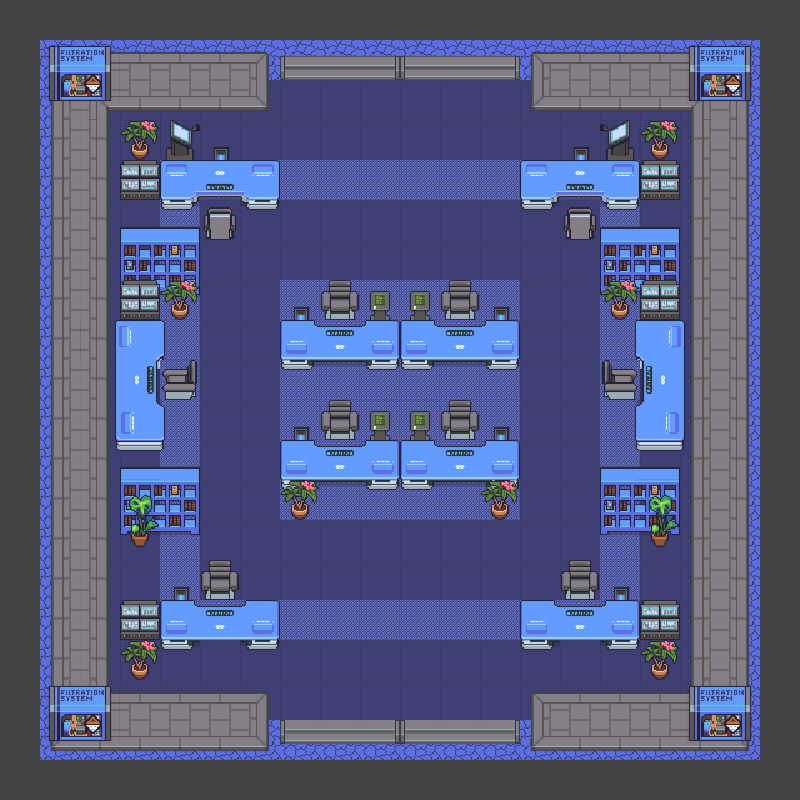

This is a level from a 2D game, rendered from its Tiled map with the project's own tilesets. A one-line summary and the complete map file follow:
An orthogonal 20x20 tile map with 40x40 px tiles, 4 tile layers (layer0_1, layer0_2, layer1_1, layer1_2), 2 tilesets.

<map version="1.10" tiledversion="1.11.2" orientation="orthogonal" renderorder="right-down" width="20" height="20" tilewidth="40" tileheight="40" infinite="0" nextlayerid="5" nextobjectid="1">
 <tileset firstgid="1" source="AINSpace village asset.tsx" />
 <tileset firstgid="5441" source="empty floor.tsx" />
 <layer id="1" name="layer0_1" width="20" height="20">
  <data encoding="csv">
5447,5447,5447,5447,5447,5447,5447,5447,5447,5447,5447,5447,5447,5447,5447,5447,5447,5447,5447,5447,
5447,754,754,754,754,754,754,754,754,754,754,754,754,754,754,754,754,754,754,5447,
5447,754,921,921,921,921,921,921,921,921,921,921,921,921,921,921,921,921,754,5447,
5447,754,921,921,921,921,921,921,921,921,921,921,921,921,921,921,921,921,754,5447,
5447,754,921,921,755,755,755,755,755,755,755,755,755,755,755,755,921,921,754,5447,
5447,754,921,921,755,921,921,921,921,921,921,921,921,921,921,755,921,921,754,5447,
5447,754,921,921,755,921,921,921,921,921,921,921,921,921,921,755,921,921,754,5447,
5447,754,921,921,755,921,921,755,755,755,755,755,755,921,921,755,921,921,754,5447,
5447,754,921,921,755,921,921,755,755,755,755,755,755,921,921,755,921,921,754,5447,
5447,754,921,921,755,921,921,755,755,755,755,755,755,921,921,755,921,921,754,5447,
5447,754,921,921,755,921,921,755,755,755,755,755,755,921,921,755,921,921,754,5447,
5447,754,921,921,755,921,921,755,755,755,755,755,755,921,921,755,921,921,754,5447,
5447,754,921,921,755,921,921,755,755,755,755,755,755,921,921,755,921,921,754,5447,
5447,754,921,921,755,921,921,921,921,921,921,921,921,921,921,755,921,921,754,5447,
5447,754,921,921,755,921,921,921,921,921,921,921,921,921,921,755,921,921,754,5447,
5447,754,921,921,755,755,755,755,755,755,755,755,755,755,755,755,921,921,754,5447,
5447,754,921,921,921,921,921,921,921,921,921,921,921,921,921,921,921,921,754,5447,
5447,754,921,921,921,921,921,921,921,921,921,921,921,921,921,921,921,921,754,5447,
5447,754,754,754,754,754,754,754,754,754,754,754,754,754,754,754,754,754,754,5447,
5447,5447,5447,5447,5447,5447,5447,5447,5447,5447,5447,5447,5447,5447,5447,5447,5447,5447,5447,5447
</data>
 </layer>
 <layer id="4" name="layer0_2" width="20" height="20">
  <data encoding="csv">
0,0,0,0,0,0,0,0,0,0,0,0,0,0,0,0,0,0,0,0,
0,0,0,0,0,0,0,2666,2667,2668,2666,2667,2668,0,0,0,0,0,0,0,
0,0,0,0,0,0,0,0,0,0,0,0,0,0,0,0,0,0,0,0,
0,0,0,0,0,272,0,0,0,0,0,0,0,0,272,0,0,0,0,0,
0,0,0,0,0,0,0,0,0,0,0,0,0,0,0,0,0,0,0,0,
0,0,0,0,115,539,0,0,0,0,0,0,0,0,539,117,0,0,0,0,
0,0,0,0,0,0,0,0,0,0,0,0,0,0,0,0,0,0,0,0,
0,0,0,0,0,0,0,272,538,604,604,538,272,0,0,0,0,0,0,0,
0,0,0,0,0,0,0,0,0,672,672,0,0,0,0,0,0,0,0,0,
0,0,0,0,606,0,0,0,0,0,0,0,0,0,0,607,0,0,0,0,
0,0,0,0,0,0,0,272,538,604,604,538,272,0,0,0,0,0,0,0,
0,0,0,0,0,0,0,0,0,672,672,0,0,0,0,0,0,0,0,0,
0,0,0,0,0,0,0,0,0,0,0,0,0,0,0,0,0,0,0,0,
0,0,0,0,0,0,0,0,0,0,0,0,0,0,0,0,0,0,0,0,
0,0,0,0,272,538,0,0,0,0,0,0,0,0,538,272,0,0,0,0,
0,0,0,0,0,0,0,0,0,0,0,0,0,0,0,0,0,0,0,0,
0,0,0,0,0,0,0,0,0,0,0,0,0,0,0,0,0,0,0,0,
0,0,0,0,0,0,0,0,0,0,0,0,0,0,0,0,0,0,0,0,
0,0,0,0,0,0,0,2662,2663,2664,2662,2663,2664,0,0,0,0,0,0,0,
0,0,0,0,0,0,0,0,0,0,0,0,0,0,0,0,0,0,0,0
</data>
 </layer>
 <layer id="2" name="layer1_1" width="20" height="20">
  <data encoding="csv">
0,0,0,0,0,0,0,0,0,0,0,0,0,0,0,0,0,0,0,0,
0,2253,2254,2254,2254,2254,2255,0,0,0,0,0,0,2253,2254,2254,2254,2254,2255,0,
0,2321,2457,2458,2458,2458,2391,0,0,0,0,0,0,2389,2458,2458,2458,2459,2323,0,
0,2321,2525,0,537,0,0,0,0,0,0,0,0,0,0,2147484185,0,2527,2323,0,
0,2321,2525,536,0,0,0,0,0,0,0,0,0,0,0,0,536,2527,2323,0,
0,2321,2525,1265,1266,0,117,0,0,0,0,0,0,115,0,1265,1266,2527,2323,0,
0,2321,2525,1333,1334,0,0,0,0,0,0,0,0,0,0,1333,1334,2527,2323,0,
0,2321,2525,1401,1402,0,0,0,0,0,0,0,0,0,0,1401,1402,2527,2323,0,
0,2321,2525,0,0,0,0,50,51,52,50,51,52,0,0,0,0,2527,2323,0,
0,2321,2525,0,0,0,0,118,119,120,118,119,120,0,0,0,0,2527,2323,0,
0,2321,2525,0,0,0,0,0,0,0,0,0,0,0,0,0,0,2527,2323,0,
0,2321,2525,1265,1266,0,0,50,51,52,50,51,52,0,0,1265,1266,2527,2323,0,
0,2321,2525,1333,1334,0,0,118,119,120,118,119,120,0,0,1333,1334,2527,2323,0,
0,2321,2525,1401,1402,0,0,0,0,0,0,0,0,0,0,1401,1402,2527,2323,0,
0,2321,2525,0,0,0,0,0,0,0,0,0,0,0,0,0,0,2527,2323,0,
0,2321,2525,536,0,0,0,0,0,0,0,0,0,0,0,0,536,2527,2323,0,
0,2321,2525,0,118,0,120,0,0,0,0,0,0,118,0,120,0,2527,2323,0,
0,2321,2593,2594,2594,2594,2255,0,0,0,0,0,0,2253,2594,2594,2594,2595,2323,0,
0,2389,2390,2390,2390,2390,2391,0,0,0,0,0,0,2389,2390,2390,2390,2390,2391,0,
0,0,0,0,0,0,0,0,0,0,0,0,0,0,0,0,0,0,0,0
</data>
 </layer>
 <layer id="3" name="layer1_2" width="20" height="20">
  <data encoding="csv">
0,0,0,0,0,0,0,0,0,0,0,0,0,0,0,0,0,0,0,0,
0,740,741,0,0,0,0,0,0,0,0,0,0,0,0,0,0,740,741,0,
0,808,809,0,0,0,0,0,0,0,0,0,0,0,0,0,0,808,809,0,
0,0,0,589,0,0,0,0,0,0,0,0,0,0,0,0,589,0,0,0,
0,0,0,0,47,48,49,0,0,0,0,0,0,47,48,49,0,0,0,0,
0,0,0,0,0,0,0,0,0,0,0,0,0,0,0,0,0,0,0,0,
0,0,0,0,0,0,0,0,0,0,0,0,0,0,0,0,0,0,0,0,
0,0,0,536,589,0,0,0,0,0,0,0,0,0,0,589,536,0,0,0,
0,0,53,54,55,0,0,0,0,0,0,0,0,0,0,56,57,58,0,0,
0,0,121,122,0,0,0,0,0,0,0,0,0,0,0,0,125,126,0,0,
0,0,189,190,191,0,0,0,0,0,0,0,0,0,0,192,193,194,0,0,
0,0,257,258,259,0,0,0,0,0,0,0,0,0,0,260,261,262,0,0,
0,0,0,587,0,0,0,589,0,0,0,0,589,0,0,0,587,0,0,0,
0,0,0,655,0,0,0,0,0,0,0,0,0,0,0,0,655,0,0,0,
0,0,0,0,0,0,0,0,0,0,0,0,0,0,0,0,0,0,0,0,
0,0,0,0,50,51,52,0,0,0,0,0,0,50,51,52,0,0,0,0,
0,0,0,589,0,0,0,0,0,0,0,0,0,0,0,0,589,0,0,0,
0,740,741,0,0,0,0,0,0,0,0,0,0,0,0,0,0,740,741,0,
0,808,809,0,0,0,0,0,0,0,0,0,0,0,0,0,0,808,809,0,
0,0,0,0,0,0,0,0,0,0,0,0,0,0,0,0,0,0,0,0
</data>
 </layer>
</map>